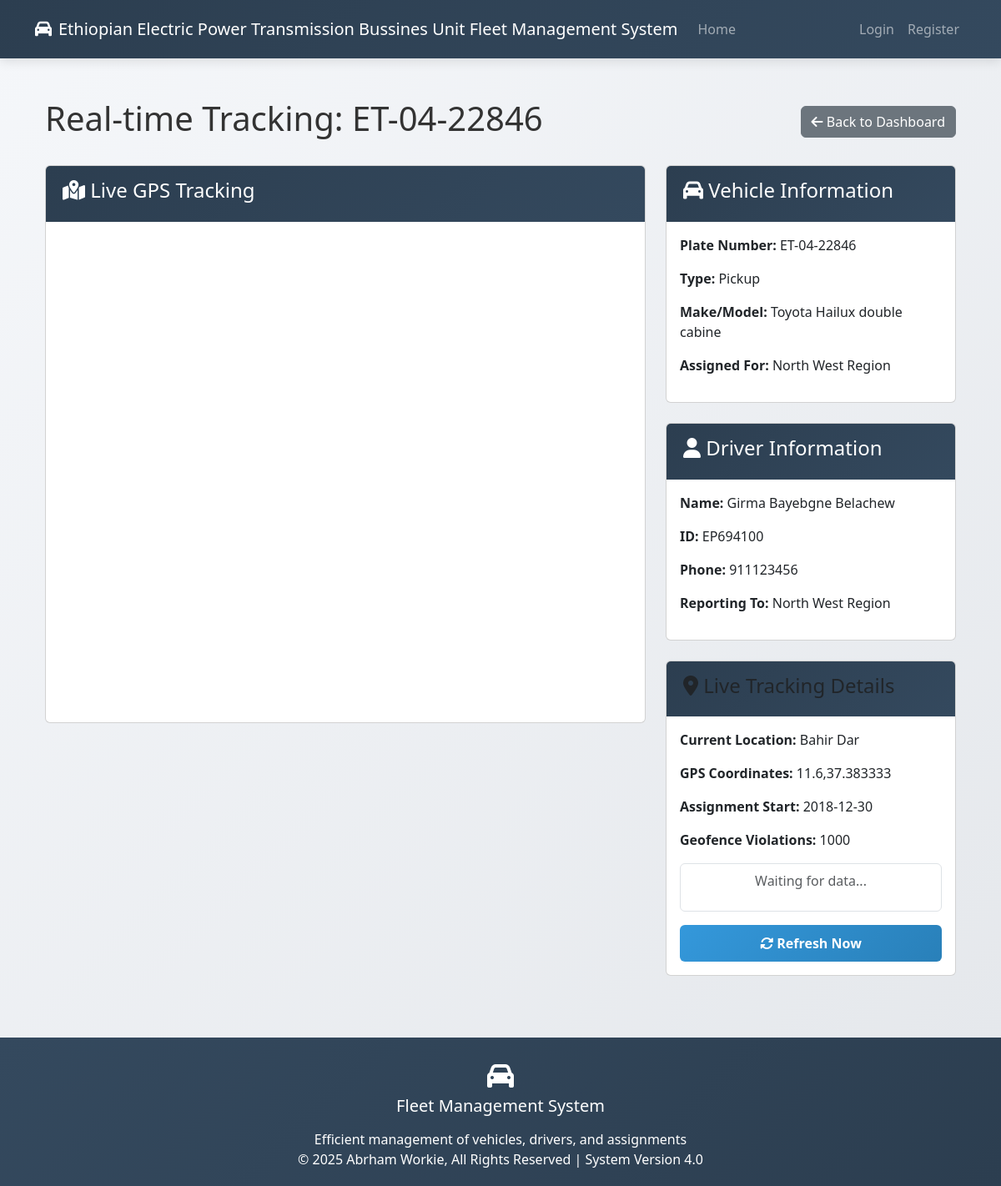
Page /tracking/ET-04-22846 on the committed database.
### app.py (models this page shows)
class Vehicle(db.Model):
    plate_number = db.Column(db.String(20), primary_key=True)
    chasis = db.Column(db.String(50), unique=True, nullable=False)
    vehicle_type = db.Column(Enum(*VEHICLE_TYPES, name='vehicle_types'))
    make = db.Column(db.String(50))
    model = db.Column(db.String(50))
    year = db.Column(db.String(4))
    fuel_type = db.Column(Enum(*FUEL_TYPES, name='fuel_types'))
    fuel_capacity = db.Column(db.Float)
    fuel_consumption = db.Column(db.Float)
    loading_capacity = db.Column(db.String(100))
    assigned_for = db.Column(Enum(*ASSIGNMENT_TYPES, name='assignment_types'))
    compliance = db.relationship('Compliance', backref='vehicle', uselist=False)
    maintenance = db.relationship('Maintenance', backref='vehicle')
    assignments = db.relationship('Assignment', backref='vehicle')

class Driver(db.Model):
    id = db.Column(db.Integer, primary_key=True)
    name = db.Column(db.String(100), nullable=False)
    id_number = db.Column(db.String(50), unique=True)
    phone = db.Column(db.String(15))
    reporting_to = db.Column(db.String(100))
    assignments = db.relationship('Assignment', backref='driver')

class Assignment(db.Model):
    id = db.Column(db.Integer, primary_key=True)
    plate_number = db.Column(db.String(20), db.ForeignKey('vehicle.plate_number'))
    driver_id = db.Column(db.Integer, db.ForeignKey('driver.id'))
    work_place = db.Column(db.String(100))
    start_date = db.Column(db.Date)
    end_date = db.Column(db.Date)
    gps_position = db.Column(db.String(50))
    geofence_violations = db.Column(db.Integer)

### app.py (the view)
@app.route('/tracking/<plate_number>')
def vehicle_tracking(plate_number):
    vehicle = Vehicle.query.get_or_404(plate_number)
    assignment = Assignment.query.filter_by(plate_number=plate_number, end_date=None).first()
    if not assignment:
        flash('No active assignment for this vehicle', 'warning')
        return redirect(url_for('index'))
    lat, lng = assignment.gps_position.split(',')
    return render_template('tracking.html',
                           vehicle=vehicle,
                           assignment=assignment,
                           lat=float(lat),
                           lng=float(lng))

### app.py (called while the page is built, shortened)
@app.before_request
def create_tables():
    db.create_all()

### templates/tracking.html (shortened to what this page needs)
{% extends 'base.html' %}
{% block content %}
<div class="container-fluid mt-4">
    <div class="d-flex justify-content-between align-items-center mb-4">
        <h1>Real-time Tracking: {{ vehicle.plate_number }}</h1>
        <a href="{{ url_for('index') }}" class="btn btn-secondary">
            <i class="fa-solid fa-arrow-left"></i> Back to Dashboard
        </a>
    </div>
    <div class="row">
        <div class="col-md-8">
            <div class="card">
                <div class="card-header bg-primary text-white">
                    <h4><i class="fa-solid fa-map-location-dot"></i> Live GPS Tracking</h4>
                </div>
                <div class="card-body p-0" style="height: 600px;">
                    <div id="map" style="height: 100%; width: 100%;"></div>
                </div>
            </div>
        </div>
        <div class="col-md-4">
            <div class="card mb-4">
                <div class="card-header bg-info text-white">
                    <h4><i class="fa-solid fa-car"></i> Vehicle Information</h4>
                </div>
                <div class="card-body">
                    <p><strong>Plate Number:</strong> {{ vehicle.plate_number }}</p>
                    <p><strong>Type:</strong> {{ vehicle.vehicle_type }}</p>
                    <p><strong>Make/Model:</strong> {{ vehicle.make }} {{ vehicle.model }}</p>
                    <p><strong>Assigned For:</strong> {{ vehicle.assigned_for }}</p>
                </div>
            </div>
            <div class="card mb-4">
                <div class="card-header bg-success text-white">
                    <h4><i class="fa-solid fa-user"></i> Driver Information</h4>
                </div>
                <div class="card-body">
                    <p><strong>Name:</strong> {{ assignment.driver.name }}</p>
                    <p><strong>ID:</strong> {{ assignment.driver.id_number }}</p>
                    <p><strong>Phone:</strong> {{ assignment.driver.phone }}</p>
                    <p><strong>Reporting To:</strong> {{ assignment.driver.reporting_to }}</p>
                </div>
            </div>
<div class="card">
    <div class="card-header bg-warning text-dark">
        <h4><i class="fa-solid fa-location-dot"></i> Live Tracking Details</h4>
    </div>
    <div class="card-body">
        <p><strong>Current Location:</strong> {{ assignment.work_place }}</p>
        <p><strong>GPS Coordinates:</strong> <span id="coordinates">{{ assignment.gps_position }}</span></p>
        <p><strong>Assignment Start:</strong> {{ assignment.start_date.strftime('%Y-%m-%d') }}</p>
        <p><strong>Geofence Violations:</strong> <span id="violations">{{ assignment.geofence_violations }}</span></p>
        <div id="position-info" class="mt-3 p-2 border rounded">
            <p class="text-center text-muted">Waiting for data...</p>
        </div>
        <div class="mt-3">
            <button id="refresh-btn" class="btn btn-primary w-100">
                <i class="fa-solid fa-rotate"></i> Refresh Now
            </button>
        </div>
    </div>
</div>
        </div>
    </div>
</div>
{% endblock %}

### templates/base.html (style rules this page uses)
:root { --primary: #2c3e50; --secondary: #3498db; --accent: #e74c3c; --light: #ecf0f1; --dark: #34495e; --success: #27ae60; --warning: #f39c12; --info: #2980b9; }
body { background: linear-gradient(135deg, #f5f7fa, #e4e7eb); font-family: 'Segoe UI', Tahoma, Geneva, Verdana, sans-serif; min-height: 100vh; color: #333; }
.card-header { background: linear-gradient(135deg, var(--primary), var(--dark)); color: white; font-weight: 600; padding: 15px 20px; border-bottom: none; }
.btn-primary { background: linear-gradient(135deg, var(--secondary), var(--info)); border: none; padding: 10px 20px; font-weight: 600; transition: all 0.3s ease; }

### rows in the picture
Vehicle: plate_number "ET-04-22846", vehicle_type "Pickup", make "Toyota", model "Hailux double cabine", assigned_for "North West Region"
Driver: driver.name "Girma Bayebgne Belachew", driver.id_number "EP694100", driver.phone "911123456", driver.reporting_to "North West Region"
Assignment: work_place "Bahir Dar", gps_position "11.6,37.383333", start_date "2018-12-30", geofence_violations "1000"
